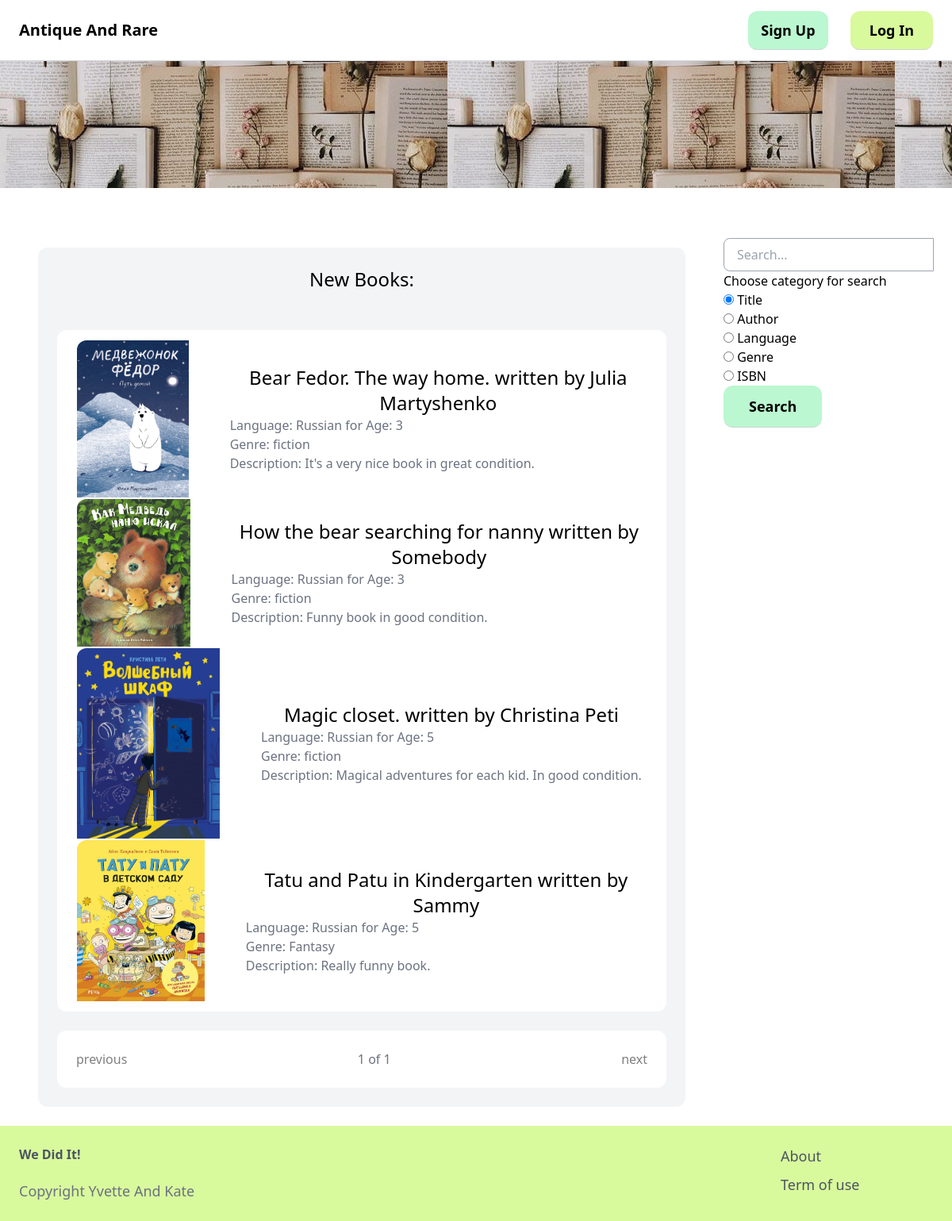
Before: / with the older database file.
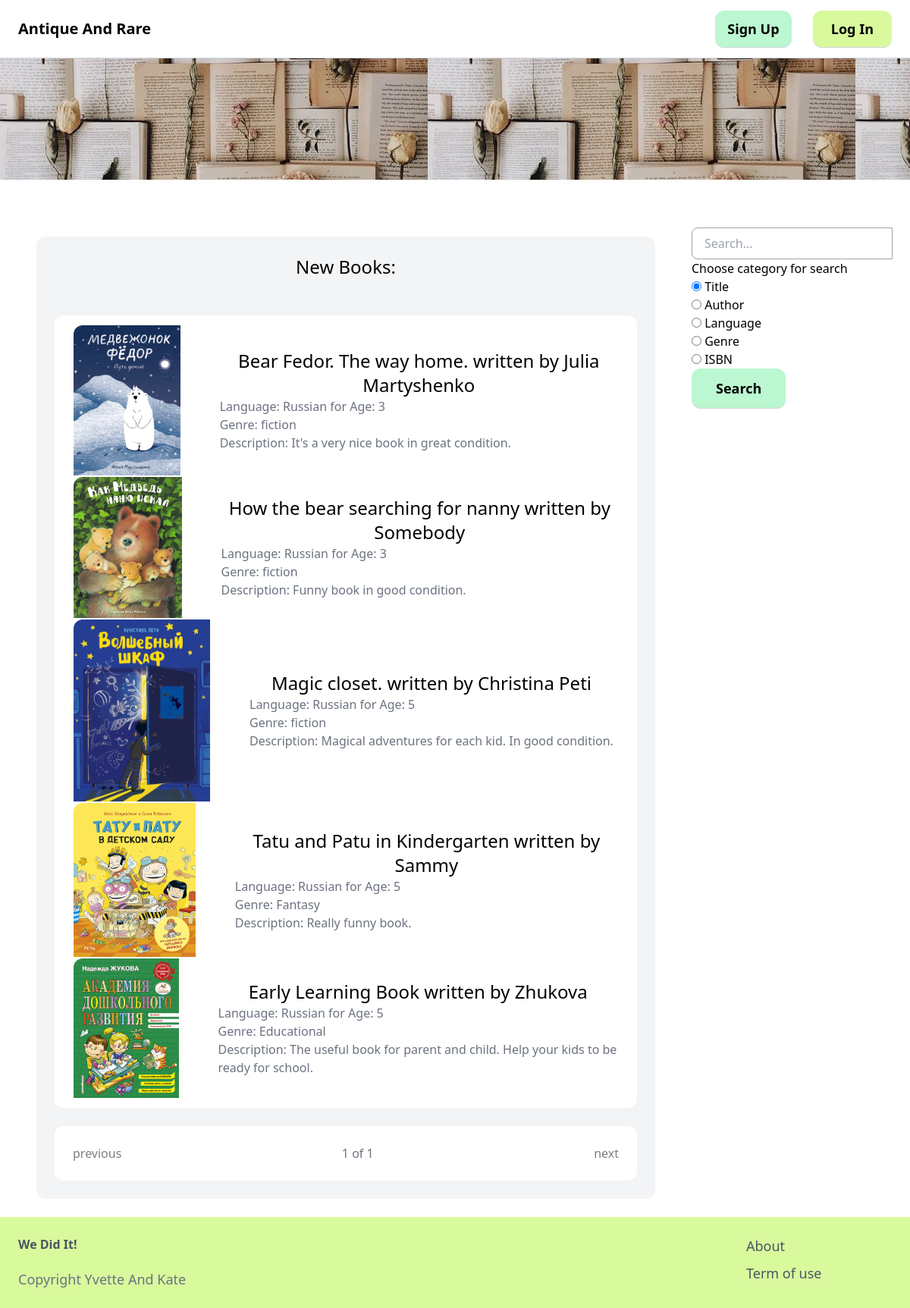
After: the same page with the newer database file.
### book/models.py (models this page shows, shortened)
class Book(models.Model):
    title = models.CharField(max_length=255)
    author = models.CharField(max_length=255)
    genre = models.CharField(max_length=255)
    language = models.CharField(max_length=255)
    isbn = models.CharField(max_length=255, blank=True, null=True)
    age_group = models.CharField(max_length=255)
    image = models.ImageField(upload_to='book_images', blank=True, null=True)
    description = models.TextField(blank=True, null=True)
    owner_user_id = models.ForeignKey(User, related_name='books', on_delete=models.CASCADE)
    available = models.BooleanField(default=True)

### main/views.py (the view)
# urls.py: path('', views.index, name='index'),
def index(request):
    query = request.GET.get('q')
    category = request.GET.get('category', 'title')
    if query:
        if category == 'title':
            books = Book.objects.filter(title__icontains=query, available=True)
        elif category == 'author':
            books = Book.objects.filter(author__icontains=query, available=True)
        elif category == 'language':
            books = Book.objects.filter(language__icontains=query, available=True)
        elif category == 'genre':
            books = Book.objects.filter(genre__icontains=query, available=True)
        elif category == 'isbn':
            books = Book.objects.filter(isbn__icontains=query, available=True)
        else:
            books = Book.objects.none()
    else:
        books = Book.objects.filter(available=True)
    paginator = Paginator(books, 10)
    page_number = request.GET.get('page')
    page_obj = paginator.get_page(page_number)
    return render(request, 'main/index.html', {'page_obj': page_obj})

### main/templates/main/index.html (shortened to what this page needs)
{% extends 'main/base.html'%}
{% block content %}
    <div class="flex justify-between">
        <div class="mt-6 px-6 bg-white rounded-xl gap-3" style="float: left; width: 75%;">
            <div class="mt-6 px-6 py-6 bg-gray-100 rounded-xl">
                <h2 class="mb-12 text-2xl text-center">New Books:</h2>
                <div class="mt-6 px-6 py-3 bg-white rounded-xl gap-3">
                    {% for book in page_obj %}
                        <table>
                            <tr>
                                <td class="gap-6">
                                    <a href="{% url 'book:detail' book.id %}"><img src="{{ book.image.url }}" width="230" height="300" class="rounded-t-xl" style="padding-right: 50px;"></a>
                                </td>
                                <td class="gap-3">
                                    <h2 class="text-2xl text-center">{{ book.title }} written by {{ book.author }}</h2>
                                    <h3 class="text-gray-500">Language: {{ book.language }} for Age: {{ book.age_group }}</h3>
                                    <h3 class="text-gray-500">Genre: {{ book.genre }}</h3>
                                    <h3 class="text-gray-500">Description: {{ book.description }}</h3>
                                </td>
                            </tr>
                        </table>
                    {% endfor %}
                </div>
                <div class="mt-6 px-6 py-6 bg-white rounded-xl">
                    <div class="flex justify-between">
                        {% if page_obj.has_previous %}
                            <a href="?page={{ page_obj.previous_page_number }}">previous</a>
                        {% else %}
                            <span class="opacity-50 cursor-not-allowed">previous</span>
                        {% endif %}
                        <div class="text-gray-500">{{ page_obj.number }} of {{ page_obj.paginator.num_pages }}</div>
                        {% if page_obj.has_next %}
                            <a href="?page={{ page_obj.next_page_number }}">next</a>
                        {% else %}
                            <span class="opacity-50 cursor-not-allowed">next</span>
                        {% endif %}
                    </div>
                </div>
            </div>
        </div>
        <div class="mt-6 px-6 py-3 bg-white rounded-xl gap-3" style="float: left; width: 25%;">
            <form method="GET">
                <input type="text" name="q" class="rounded-l-lg py-2 px-4 border border-gray-400" placeholder="Search...">
                <p>Choose category for search</p>
                    <div><input type="radio" id="title" name="category" value="title" checked>
                    <label for="title">Title</label></div>
                    <div><input type="radio" id="author" name="category" value="author">
                    <label for="author">Author</label></div>
                    <div><input type="radio" id="language" name="category" value="language">
                    <label for="language">Language</label></div>
                    <div><input type="radio" id="genre" name="category" value="genre">
                    <label for="genre">Genre</label></div>
                    <div><input type="radio" id="isbn" name="category" value="isbn">
                    <label for="isbn">ISBN</label></div>
                <button type="submit" class="gap-8 px-8 py-3 text-lg font-semibold bg-green-200 text-grey-400 rounded-xl border-b border-gray-300 hover:bg-gray-600 hover:text-white ">Search</button>
            </form>
        </div>
    </div>
{% endblock %}

### main/templates/main/base.html (shortened to what this page needs)
<!doctype html>
{% load static %}
<html>
    <head>
        <script src="https://cdn.tailwindcss.com"></script>
    </head>
    <body>
        <nav class="py-6 px-6 flex justify-between item-center border-b border-gray-300">
            <a href="/" class="text-xl font-semibold">Antique And Rare</a>
            <div class="space-x-6">
                {% if request.user.is_authenticated%}
                    <h3 class="mb-6 font-semibold text-gray-600">Welcome Back, {{user.username}} !</h3>
                    <a href="{% url 'book:new' %}" class="px-4 py-3 text-lg font-semibold bg-blue-200 text-grey-400 rounded-xl border-b border-gray-300 hover:bg-gray-600 hover:text-white ">Add Book</a>
                    <a href="#" class="px-4 py-3 text-lg font-semibold bg-green-200 text-grey-400 rounded-xl border-b border-gray-300 hover:bg-gray-600 hover:text-white ">My Bookshelf</a>
                    <a href="#" class="px-6 py-3 text-lg font-semibold bg-lime-200 text-grey-400 rounded-xl border-b border-gray-300 hover:bg-gray-600 hover:text-white">Trades / Offers</a>
                    <a href="{% url 'main:logout' %}" class="px-4 py-3 text-lg font-semibold bg-red-200 text-grey-400 rounded-xl border-b border-gray-300 hover:bg-gray-600 hover:text-white ">Log Out</a>
                {% else %}
                    <a href="{% url 'main:signup' %}" class="px-4 py-3 text-lg font-semibold bg-green-200 text-grey-400 rounded-xl border-b border-gray-300 hover:bg-gray-600 hover:text-white ">Sign Up</a>
                    <a href="{% url 'main:login' %}" class="px-6 py-3 text-lg font-semibold bg-lime-200 text-grey-400 rounded-xl border-b border-gray-300 hover:bg-gray-600 hover:text-white">Log In</a>
                {% endif %}
            </div>
        </nav>
        <header class="px-6 py-20 masthead" style="background-image: url('{% static 'main/images/books_header.jpg'%}'); margin-bottom: 3px;"></header>
        <div class="px-6 py-6">
            {% block content %}
            {% endblock %}
        </div>
        <footer class="py-6 px-6 flex justify-between bg-lime-200">
            <div class="w-2/3 pr-10">
                <h3 class="mb-5 font-semibold text-gray-600">We Did It!</h3>
                <p class="text-lg text-gray-500">Copyright Yvette And Kate</p>
            </div>
            <div class="w-1/6">
                <ul class="space-y-2">
                    <li><a href="/about" class="text-lg text-gray-600 hover:text-teal-700">About</a></li>
                    <li><a href="#" class="text-lg text-gray-600 hover:text-teal-700">Term of use</a></li>
                </ul>
            </div>
        </footer>
    </body>
</html>

Changed rows visible on the page:
added Book: image (picture), title "Early Learning Book", author "Zhukova", language "Russian", age_group "5", genre "Educational", description "The useful book for parent and child. Help your kids to be ready for school."
